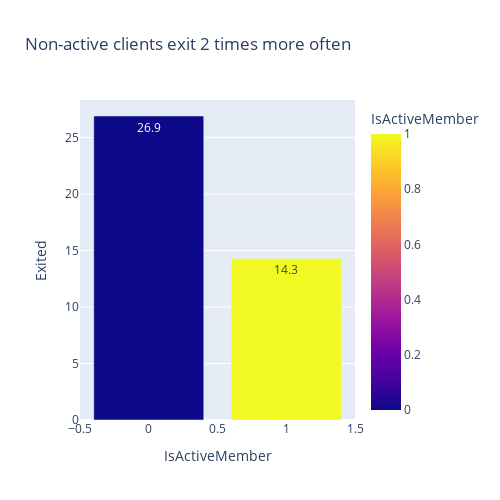

The notebook cell this image was saved under:
### Markdown cell above
### 9.8

### Code cell
active_data = churn_data.groupby(
    by='IsActiveMember',
    as_index=False
)[['Exited']].mean()
active_data['Exited']=(active_data['Exited']*100).round(decimals=1)
fig = px.bar(
    data_frame=active_data, 
    x="IsActiveMember", 
    y="Exited", 
    color="IsActiveMember", 
    text = 'Exited',
    orientation='v',
    height=500,
    width=500,
    title='Non-active clients exit 2 times more often'
)
fig.show()

### Figure 1 — Plotly figure (JSON) as saved in the notebook; plotly's stock layout.template omitted (floating-point values rounded to 4 significant figures)
{"data": [{"alignmentgroup": "True", "hovertemplate": "IsActiveMember=%{marker.color}<br>Exited=%{text}<extra></extra>", "legendgroup": "", "marker": {"color": [0, 1], "coloraxis": "coloraxis", "pattern": {"shape": ""}}, "name": "", "offsetgroup": "", "orientation": "v", "showlegend": false, "text": [26.9, 14.3], "textposition": "auto", "type": "bar", "x": [0, 1], "xaxis": "x", "y": [26.9, 14.3], "yaxis": "y"}], "layout": {"barmode": "relative", "coloraxis": {"colorbar": {"title": {"text": "IsActiveMember"}}, "colorscale": [[0, "#0d0887"], [0.1111, "#46039f"], [0.2222, "#7201a8"], [0.3333, "#9c179e"], [0.4444, "#bd3786"], [0.5556, "#d8576b"], [0.6667, "#ed7953"], [0.7778, "#fb9f3a"], [0.8889, "#fdca26"], [1, "#f0f921"]]}, "height": 500, "legend": {"tracegroupgap": 0}, "title": {"text": "Non-active clients exit 2 times more often"}, "width": 500, "xaxis": {"anchor": "y", "domain": [0, 1], "title": {"text": "IsActiveMember"}}, "yaxis": {"anchor": "x", "domain": [0, 1], "title": {"text": "Exited"}}}}
